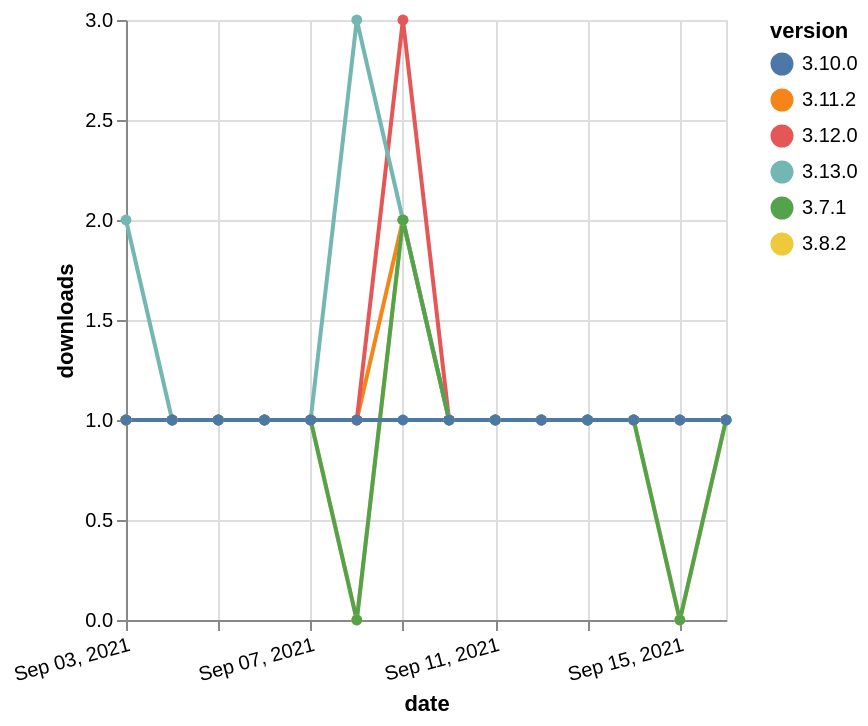

Source (Vega-Lite JSON):
### Vega-Lite specification from a JSON file in a GitHub repository (floating-point values rounded to 4 significant figures)
{"$schema": "https://vega.github.io/schema/vega-lite/v5.json", "description": "A simple bar chart with embedded data.", "data": {"values": [{"date": "2021-09-03", "total": 144, "delta": 1, "version": "3.11.2"}, {"date": "2021-09-04", "total": 145, "delta": 1, "version": "3.11.2"}, {"date": "2021-09-05", "total": 146, "delta": 1, "version": "3.11.2"}, {"date": "2021-09-06", "total": 147, "delta": 1, "version": "3.11.2"}, {"date": "2021-09-07", "total": 148, "delta": 1, "version": "3.11.2"}, {"date": "2021-09-08", "total": 149, "delta": 1, "version": "3.11.2"}, {"date": "2021-09-09", "total": 151, "delta": 2, "version": "3.11.2"}, {"date": "2021-09-10", "total": 152, "delta": 1, "version": "3.11.2"}, {"date": "2021-09-11", "total": 153, "delta": 1, "version": "3.11.2"}, {"date": "2021-09-12", "total": 154, "delta": 1, "version": "3.11.2"}, {"date": "2021-09-13", "total": 155, "delta": 1, "version": "3.11.2"}, {"date": "2021-09-14", "total": 156, "delta": 1, "version": "3.11.2"}, {"date": "2021-09-15", "total": 157, "delta": 1, "version": "3.11.2"}, {"date": "2021-09-16", "total": 158, "delta": 1, "version": "3.11.2"}, {"date": "2021-09-03", "total": 178, "delta": 1, "version": "3.8.2"}, {"date": "2021-09-04", "total": 179, "delta": 1, "version": "3.8.2"}, {"date": "2021-09-05", "total": 180, "delta": 1, "version": "3.8.2"}, {"date": "2021-09-06", "total": 181, "delta": 1, "version": "3.8.2"}, {"date": "2021-09-07", "total": 182, "delta": 1, "version": "3.8.2"}, {"date": "2021-09-08", "total": 182, "delta": 0, "version": "3.8.2"}, {"date": "2021-09-09", "total": 184, "delta": 2, "version": "3.8.2"}, {"date": "2021-09-10", "total": 185, "delta": 1, "version": "3.8.2"}, {"date": "2021-09-11", "total": 186, "delta": 1, "version": "3.8.2"}, {"date": "2021-09-12", "total": 187, "delta": 1, "version": "3.8.2"}, {"date": "2021-09-13", "total": 188, "delta": 1, "version": "3.8.2"}, {"date": "2021-09-14", "total": 189, "delta": 1, "version": "3.8.2"}, {"date": "2021-09-15", "total": 189, "delta": 0, "version": "3.8.2"}, {"date": "2021-09-16", "total": 190, "delta": 1, "version": "3.8.2"}, {"date": "2021-09-03", "total": 165, "delta": 1, "version": "3.12.0"}, {"date": "2021-09-04", "total": 166, "delta": 1, "version": "3.12.0"}, {"date": "2021-09-05", "total": 167, "delta": 1, "version": "3.12.0"}, {"date": "2021-09-06", "total": 168, "delta": 1, "version": "3.12.0"}, {"date": "2021-09-07", "total": 169, "delta": 1, "version": "3.12.0"}, {"date": "2021-09-08", "total": 170, "delta": 1, "version": "3.12.0"}, {"date": "2021-09-09", "total": 173, "delta": 3, "version": "3.12.0"}, {"date": "2021-09-10", "total": 174, "delta": 1, "version": "3.12.0"}, {"date": "2021-09-11", "total": 175, "delta": 1, "version": "3.12.0"}, {"date": "2021-09-12", "total": 176, "delta": 1, "version": "3.12.0"}, {"date": "2021-09-13", "total": 177, "delta": 1, "version": "3.12.0"}, {"date": "2021-09-14", "total": 178, "delta": 1, "version": "3.12.0"}, {"date": "2021-09-15", "total": 179, "delta": 1, "version": "3.12.0"}, {"date": "2021-09-16", "total": 180, "delta": 1, "version": "3.12.0"}, {"date": "2021-09-03", "total": 116, "delta": 2, "version": "3.13.0"}, {"date": "2021-09-04", "total": 117, "delta": 1, "version": "3.13.0"}, {"date": "2021-09-05", "total": 118, "delta": 1, "version": "3.13.0"}, {"date": "2021-09-06", "total": 119, "delta": 1, "version": "3.13.0"}, {"date": "2021-09-07", "total": 120, "delta": 1, "version": "3.13.0"}, {"date": "2021-09-08", "total": 123, "delta": 3, "version": "3.13.0"}, {"date": "2021-09-09", "total": 125, "delta": 2, "version": "3.13.0"}, {"date": "2021-09-10", "total": 126, "delta": 1, "version": "3.13.0"}, {"date": "2021-09-11", "total": 127, "delta": 1, "version": "3.13.0"}, {"date": "2021-09-12", "total": 128, "delta": 1, "version": "3.13.0"}, {"date": "2021-09-13", "total": 129, "delta": 1, "version": "3.13.0"}, {"date": "2021-09-14", "total": 130, "delta": 1, "version": "3.13.0"}, {"date": "2021-09-15", "total": 131, "delta": 1, "version": "3.13.0"}, {"date": "2021-09-16", "total": 132, "delta": 1, "version": "3.13.0"}, {"date": "2021-09-03", "total": 212, "delta": 1, "version": "3.7.1"}, {"date": "2021-09-04", "total": 213, "delta": 1, "version": "3.7.1"}, {"date": "2021-09-05", "total": 214, "delta": 1, "version": "3.7.1"}, {"date": "2021-09-06", "total": 215, "delta": 1, "version": "3.7.1"}, {"date": "2021-09-07", "total": 216, "delta": 1, "version": "3.7.1"}, {"date": "2021-09-08", "total": 216, "delta": 0, "version": "3.7.1"}, {"date": "2021-09-09", "total": 218, "delta": 2, "version": "3.7.1"}, {"date": "2021-09-10", "total": 219, "delta": 1, "version": "3.7.1"}, {"date": "2021-09-11", "total": 220, "delta": 1, "version": "3.7.1"}, {"date": "2021-09-12", "total": 221, "delta": 1, "version": "3.7.1"}, {"date": "2021-09-13", "total": 222, "delta": 1, "version": "3.7.1"}, {"date": "2021-09-14", "total": 223, "delta": 1, "version": "3.7.1"}, {"date": "2021-09-15", "total": 223, "delta": 0, "version": "3.7.1"}, {"date": "2021-09-16", "total": 224, "delta": 1, "version": "3.7.1"}, {"date": "2021-09-03", "total": 166, "delta": 1, "version": "3.10.0"}, {"date": "2021-09-04", "total": 167, "delta": 1, "version": "3.10.0"}, {"date": "2021-09-05", "total": 168, "delta": 1, "version": "3.10.0"}, {"date": "2021-09-06", "total": 169, "delta": 1, "version": "3.10.0"}, {"date": "2021-09-07", "total": 170, "delta": 1, "version": "3.10.0"}, {"date": "2021-09-08", "total": 171, "delta": 1, "version": "3.10.0"}, {"date": "2021-09-09", "total": 172, "delta": 1, "version": "3.10.0"}, {"date": "2021-09-10", "total": 173, "delta": 1, "version": "3.10.0"}, {"date": "2021-09-11", "total": 174, "delta": 1, "version": "3.10.0"}, {"date": "2021-09-12", "total": 175, "delta": 1, "version": "3.10.0"}, {"date": "2021-09-13", "total": 176, "delta": 1, "version": "3.10.0"}, {"date": "2021-09-14", "total": 177, "delta": 1, "version": "3.10.0"}, {"date": "2021-09-15", "total": 178, "delta": 1, "version": "3.10.0"}, {"date": "2021-09-16", "total": 179, "delta": 1, "version": "3.10.0"}]}, "width": "container", "mark": {"type": "line", "point": {"filled": true}}, "encoding": {"x": {"field": "date", "type": "temporal", "timeUnit": "yearmonthdate", "title": "date", "axis": {"labelAngle": -15}}, "y": {"field": "delta", "type": "quantitative", "title": "downloads"}, "color": {"field": "version", "type": "nominal"}, "tooltip": {"field": "delta"}}}
